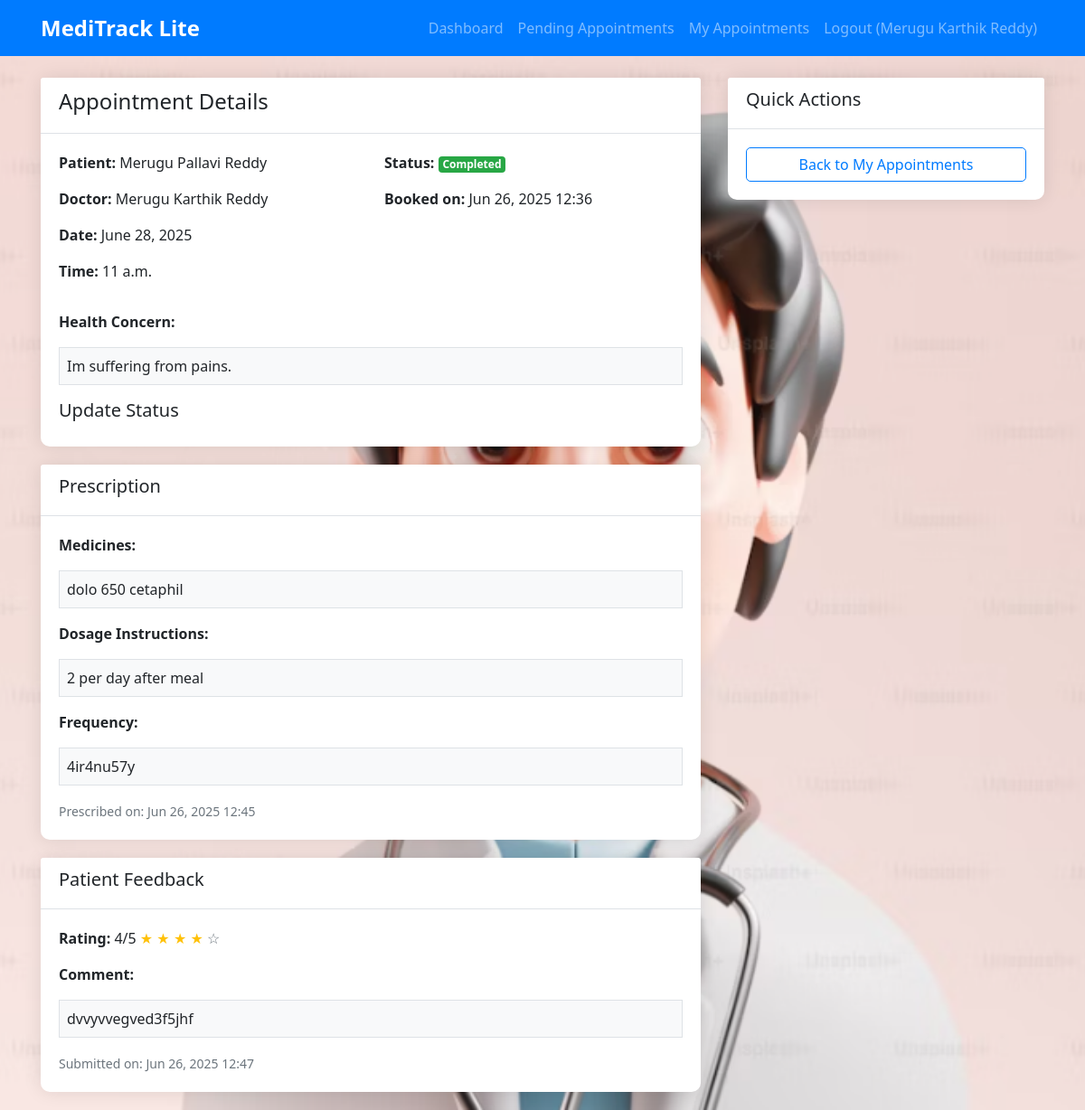
The app's page /appointments/detail/1/ (signed in) with its own data.
### accounts/models.py (models this page shows, shortened)
class User(AbstractUser):
    ROLE_CHOICES = [
        ('patient', 'Patient'),
        ('doctor', 'Doctor'),
    ]
    role = models.CharField(max_length=10, choices=ROLE_CHOICES)
    def is_patient(self):
        return self.role == 'patient'
    def is_doctor(self):
        return self.role == 'doctor'

### appointments/models.py (models this page shows, shortened)
class Appointment(models.Model):
    STATUS_CHOICES = [
        ('pending', 'Pending'),
        ('confirmed', 'Confirmed'),
        ('in_progress', 'In Progress'),
        ('completed', 'Completed'),
    ]
    patient = models.ForeignKey(User, on_delete=models.CASCADE, related_name='patient_appointments')
    doctor = models.ForeignKey(User, on_delete=models.CASCADE, related_name='doctor_appointments', null=True, blank=True)
    preferred_doctor = models.ForeignKey(User, on_delete=models.CASCADE, related_name='preferred_appointments', null=True, blank=True)
    appointment_date = models.DateField()
    appointment_time = models.TimeField()
    health_concern = models.TextField(max_length=200)
    status = models.CharField(max_length=20, choices=STATUS_CHOICES, default='pending')
    created_at = models.DateTimeField(auto_now_add=True)
    updated_at = models.DateTimeField(auto_now=True)
    class Meta:
        ordering = ['-created_at']

class Prescription(models.Model):
    appointment = models.OneToOneField(Appointment, on_delete=models.CASCADE)
    medicine_names = models.TextField()
    dosage_instructions = models.TextField()
    frequency = models.CharField(max_length=100)
    created_at = models.DateTimeField(auto_now_add=True)

class Feedback(models.Model):
    appointment = models.OneToOneField(Appointment, on_delete=models.CASCADE)
    patient = models.ForeignKey(User, on_delete=models.CASCADE)
    doctor = models.ForeignKey(User, on_delete=models.CASCADE, related_name='received_feedback')
    rating = models.IntegerField(choices=[(i, i) for i in range(1, 6)])
    comment = models.TextField(max_length=150, blank=True)
    created_at = models.DateTimeField(auto_now_add=True)

### appointments/views.py (the view)
# urls.py: path('detail/<int:appointment_id>/', views.appointment_detail, name='appointment_detail'),
@login_required
def appointment_detail(request, appointment_id):
    appointment = get_object_or_404(Appointment, id=appointment_id)
    has_permission = (
        appointment.patient == request.user or
        appointment.doctor == request.user or
        appointment.preferred_doctor == request.user
    )
    if not has_permission:
        raise Http404("Appointment not found")
    prescription = None
    feedback = None
    try:
        prescription = appointment.prescription
    except Prescription.DoesNotExist:
        pass
    try:
        feedback = appointment.feedback
    except Feedback.DoesNotExist:
        pass
    context = {
        'appointment': appointment,
        'prescription': prescription,
        'feedback': feedback,
    }
    return render(request, 'appointments/appointment_detail.html', context)

### templates/appointments/appointment_detail.html (shortened to what this page needs)
{% extends 'base.html' %}
{% block content %}
<div class="row">
    <div class="col-md-8">
        <div class="card">
            <div class="card-header">
                <h4>Appointment Details</h4>
            </div>
            <div class="card-body">
                <div class="row">
                    <div class="col-md-6">
                        <p><strong>Patient:</strong> {{ appointment.patient.get_full_name }}</p>
                        <p><strong>Doctor:</strong>
                            {% if appointment.doctor %}
                                {{ appointment.doctor.get_full_name }}
                            {% elif appointment.preferred_doctor %}
                                {{ appointment.preferred_doctor.get_full_name }} (Preferred)
                            {% else %}
                                Not assigned
                            {% endif %}
                        </p>
                        <p><strong>Date:</strong> {{ appointment.appointment_date }}</p>
                        <p><strong>Time:</strong> {{ appointment.appointment_time }}</p>
                    </div>
                    <div class="col-md-6">
                        <p><strong>Status:</strong>
                            <span class="badge badge-{% if appointment.status == 'completed' %}success{% elif appointment.status == 'confirmed' %}info{% elif appointment.status == 'in_progress' %}warning{% else %}secondary{% endif %}">
                                {{ appointment.get_status_display }}
                            </span>
                        </p>
                        <p><strong>Booked on:</strong> {{ appointment.created_at|date:"M d, Y H:i" }}</p>
                    </div>
                </div>
                <div class="mt-3">
                    <p><strong>Health Concern:</strong></p>
                    <p class="border p-2 bg-light">{{ appointment.health_concern }}</p>
                </div>
                {% if user.is_doctor and appointment.doctor == user %}
                <div class="mt-3">
                    <h5>Update Status</h5>
                </div>
                {% endif %}
            </div>
        </div>
        {% if prescription %}
        <div class="card mt-3">
            <div class="card-header">
                <h5>Prescription</h5>
            </div>
            <div class="card-body">
                <p><strong>Medicines:</strong></p>
                <p class="border p-2 bg-light">{{ prescription.medicine_names }}</p>
                <p><strong>Dosage Instructions:</strong></p>
                <p class="border p-2 bg-light">{{ prescription.dosage_instructions }}</p>
                <p><strong>Frequency:</strong></p>
                <p class="border p-2 bg-light">{{ prescription.frequency }}</p>
                <small class="text-muted">Prescribed on: {{ prescription.created_at|date:"M d, Y H:i" }}</small>
            </div>
        </div>
        {% endif %}
        {% if feedback %}
        <div class="card mt-3">
            <div class="card-header">
                <h5>Patient Feedback</h5>
            </div>
            <div class="card-body">
                <p><strong>Rating:</strong> {{ feedback.rating }}/5
                    {% for i in "12345" %}
                        {% if forloop.counter <= feedback.rating %}
                            <span class="text-warning">★</span>
                        {% else %}
                            <span class="text-muted">☆</span>
                        {% endif %}
                    {% endfor %}
                </p>
                {% if feedback.comment %}
                <p><strong>Comment:</strong></p>
                <p class="border p-2 bg-light">{{ feedback.comment }}</p>
                {% endif %}
                <small class="text-muted">Submitted on: {{ feedback.created_at|date:"M d, Y H:i" }}</small>
            </div>
        </div>
        {% endif %}
    </div>
    <div class="col-md-4">
        <div class="card">
            <div class="card-header">
                <h5>Quick Actions</h5>
            </div>
            <div class="card-body">
                {% if user.is_patient %}
                    <a href="{% url 'appointments:appointments_list' %}" class="btn btn-outline-primary btn-block">Back to My Appointments</a>
                    {% if appointment.status == 'completed' and not feedback %}
                        <a href="{% url 'appointments:submit_feedback' appointment.id %}" class="btn btn-primary btn-block mt-2">Submit Feedback</a>
                    {% endif %}
                {% else %}
                    <a href="{% url 'appointments:my_appointments' %}" class="btn btn-outline-primary btn-block">Back to My Appointments</a>
                {% endif %}
            </div>
        </div>
    </div>
</div>
{% endblock %}

### templates/base.html (shortened to what this page needs)
<!DOCTYPE html>
<html lang="en">
<head>
    {% load bootstrap4 %}
    {% bootstrap_css %}
    {% load static %}
    <link href="{% load static %}{% static 'cssfiles/style.css' %}" rel="stylesheet">
</head>
<body style="background-image: url('{% static 'images/doctor.png' %}'); background-size: cover; background-repeat: no-repeat; background-position: center; background-attachment: fixed;">
    <nav class="navbar navbar-expand-lg navbar-dark bg-primary">
        <div class="container">
            <a class="navbar-brand" href="{% url 'accounts:dashboard' %}">MediTrack Lite</a>
            {% if user.is_authenticated %}
            <div class="navbar-nav ml-auto">
                <a class="nav-link" href="{% url 'accounts:dashboard' %}">Dashboard</a>
                {% if user.is_patient %}
                    <a class="nav-link" href="{% url 'appointments:book_appointment' %}">Book Appointment</a>
                    <a class="nav-link" href="{% url 'appointments:appointments_list' %}">My Appointments</a>
                {% elif user.is_doctor %}
                    <a class="nav-link" href="{% url 'appointments:appointments_list' %}">Pending Appointments</a>
                    <a class="nav-link" href="{% url 'appointments:my_appointments' %}">My Appointments</a>
                {% endif %}
                <a class="nav-link" href="{% url 'accounts:logout' %}">Logout ({{ user.get_full_name }})</a>
            </div>
            {% endif %}
        </div>
    </nav>
    <div class="container mt-4">
        {% block content %}
        {% endblock %}
    </div>
</body>
</html>

### static/cssfiles/style.css (style rules this page uses)
.navbar-brand { font-weight: bold; font-size: 1.5rem; }
.card { border: none; border-radius: 10px; box-shadow: 0 0 20px rgba(0, 0, 0, 0.1); margin-bottom: 20px; }
.card-header { background-color: #fff; border-bottom: 1px solid #dee2e6; font-weight: 600; }
.btn { border-radius: 5px; }
.badge { font-size: 0.75rem; }
.bg-light { background-color: #f8f9fa!important; }
.text-warning { color: #ffc107!important; }

### records on screen
User: get_full_name "Merugu Karthik Reddy"
Appointment: patient.get_full_name "Merugu Pallavi Reddy", doctor.get_full_name "Merugu Karthik Reddy", appointment_date "June 28, 2025", appointment_time "11 a.m.", status "Completed", created_at "Jun 26, 2025 12:36", health_concern "Im suffering from pains."
Prescription: medicine_names "dolo 650 cetaphil", dosage_instructions "2 per day after meal", frequency "4ir4nu57y", created_at "Jun 26, 2025 12:45"
Feedback: rating "4", comment "dvvyvvegved3f5jhf", created_at "Jun 26, 2025 12:47"
